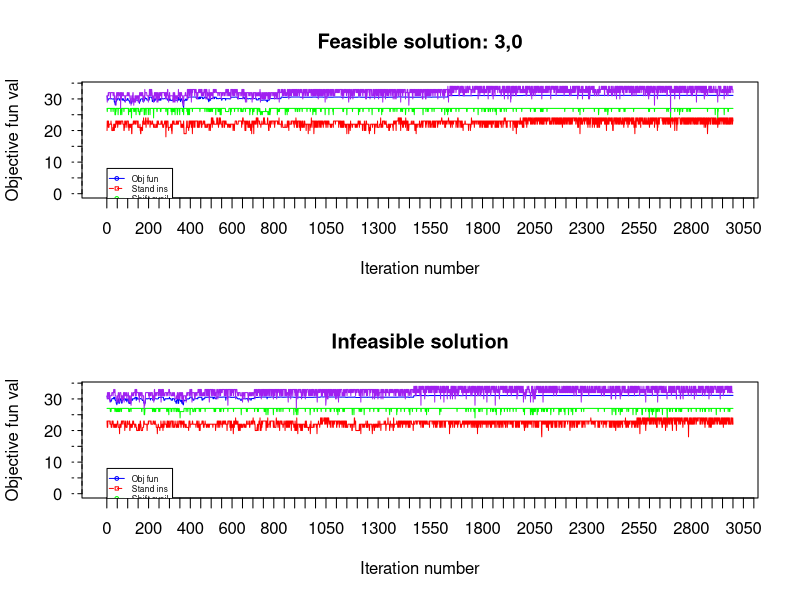

Here is the R script that generated this plot:
res <- read.csv("obj_func_vals_3_0.csv", header=TRUE, sep=",")
#res <- read.csv("obj_func_vals_2016_5_18 23:20:28.csv", header=TRUE, sep=",")
x <- res[,1]
y1 <- res[,2]
y2 <- res[,3]
y3 <- res[,4]
y4 <- res[,5]

par(mfrow=c(2,1))

g_range <- range(0, y1, y2, y3, y4)

plot(y1, type="l", col="blue", ylim=g_range, axes=FALSE, ann=FALSE)
axis(1, at=seq(0,length(x)+100,50))
box()
axis(2, las=1, lty=2, at=5*0:(g_range[2]+5))

#Lines
lines(y2, lty=1, col="red")
lines(y3, lty=1, col="green")
lines(y4, lty=1, col="purple")
#lines(y3, lty=1, col="green")
#lines(y4, lty=1, col="purple")

legend(1, 8, c("Obj fun","Stand ins","Shift avail","Day avail"), cex=0.5, col=c("blue","red","green","purple"), pch=21:22, lty=1:2);
#legend(1, 8, c("Stand ins","Shift avail","Day avail"), cex=0.5, col=c("blue","green","purple"), pch=21:22, lty=1:2);

title("Feasible solution: 3,0", xlab="Iteration number",ylab="Objective fun val")

########################
res <- read.csv("obj_func_vals_infeas_0.csv", header=TRUE, sep=",")
#res <- read.csv("obj_func_vals_0_0_0_infeas_4.csv", header=TRUE, sep=",")
x <- res[,1]
y1 <- res[,2]
y2 <- res[,3]
y3 <- res[,4]
y4 <- res[,5]

g_range <- range(0, y1, y2, y3, y4)

plot(y1, type="l", col="blue", ylim=g_range, axes=FALSE, ann=FALSE)
axis(1, at=seq(0,length(x)+100,50))
box()
axis(2, las=1, lty=2, at=5*0:(g_range[2]+5))

#Lines
lines(y2, lty=1, col="red")
lines(y3, lty=1, col="green")
lines(y4, lty=1, col="purple")
#lines(y3, lty=1, col="green")
#lines(y4, lty=1, col="purple")

legend(1, 8, c("Obj fun","Stand ins","Shift avail","Day avail"), cex=0.5, col=c("blue","red","green","purple"), pch=21:22, lty=1:2);
#legend(1, 8, c("Stand ins","Shift avail","Day avail"), cex=0.5, col=c("blue","green","purple"), pch=21:22, lty=1:2);

title("Infeasible solution", xlab="Iteration number",ylab="Objective fun val")


#####################################################################################################################


#plot(x, y1, xlab = "Iterations", ylab="Obj function val",type="l", main="Weekend objective function values")








#plot(x, y1, type="l", main="Weekend objective function values",axes=FALSE, xlab="", ylab="")
#plot.new()

#par(new=TRUE)
#plot(x, y2, type="l",axes=FALSE, xlab="", ylab="", col="red")
#par(new=TRUE)
#lines(x, y2, col ="red")
#par(new=TRUE)
#plot(res[,1], res[,4], type="l", col ="green")
#par(new=TRUE)
#plot(res[,1], res[,5], type="l", col ="blue")

#axis(1); axis(2); box()
#plot.window(xlim=range(x),ylim=range(y2))
#par(xaxs="i",yaxs="i")
#lines(x,y2)
#axis(1); axis(2); box()

#axis(1, at=seq(0,length(res[,1])+100,50),labels=seq(0,length(res[,1])+100,50), las=0)
#axis(2, at=seq(0,length(res[,2]),5),labels=seq(0,length(res[,2]),5), las=2)
#title("Objective function plots", xlab="X values",ylab="Y=X"	)

#par(mar = c(5,5,2,5))
#plot(x, y1, type="l", col="red3",    ylab=expression(-log[10](italic(p))), ylim=c(min(res[,2])-1,max(res[,2])+1))

#plot(x, y2, type="l", axes=F, xlab=NA, ylab=NA)
#legend("topleft",legend=c(expression(-log[10](italic(p))), "N genes"),  lty=c(1,0), pch=c(NA, 16), col=c("red3", "black"))
